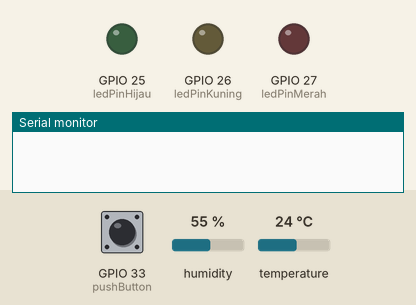
A sketch run on a simulated ESP32. Parts: output pins drawn as LEDs (lit = HIGH), the last lines printed to the serial monitor. The inputs (shaded band) are chosen by the test bench; at power-on: GPIO 33 (pushButton) LOW, humidity 55 %, temperature 24 °C.

Above: at 1.2 s.
1.3 s: GPIO 33 (pushButton) pulled HIGH for 0.15 s
At 13.1 s:
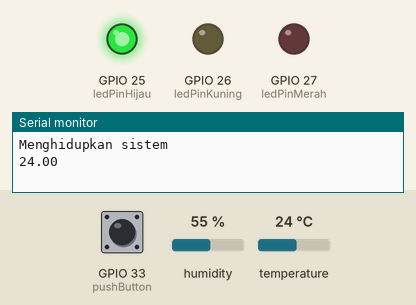
Timing chart, 0 to 13.8 s (numbered marks = the images above; inputs shaded):
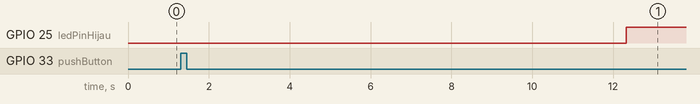

The sketch:

sketch_oct25a.ino
```cpp
#include <Adafruit_Sensor.h>
#include <DHT.h>
#include <DHT_U.h>

const int pushButton = 33; //pin push button
const int ledPinMerah =  27;// pin LED merah
const int ledPinKuning =  26;// pin LED kuning
const int ledPinHijau =  25;// pin LED hijau

const int dhtPin = 4; //pin DHT11
#define DHTTYPE DHT11 //tipe DHT sensors
DHT dht (dhtPin, DHTTYPE) ;
bool hidup = false;

// the setup routine runs once when you press reset:
void setup() {
  Serial.begin(9600);
  pinMode(pushButton, INPUT);
  pinMode(ledPinMerah, OUTPUT);
  pinMode(ledPinKuning, OUTPUT);
  pinMode(ledPinHijau, OUTPUT);
  dht.begin();
}

// the loop routine runs over and over again forever:
void loop() {
  // membaca pin input
  int buttonState = digitalRead(pushButton);
  if(buttonState){
    if(hidup == true){
      digitalWrite(ledPinMerah, LOW);
      digitalWrite(ledPinHijau, LOW);
      digitalWrite(ledPinKuning, LOW);
      hidup = false;
      delay(1000);
      Serial.println("Mematikan sistem");
    }else{
      hidup = true;
      delay(1000);
      Serial.println("Menghidupkan sistem");
    }
  }
  if(hidup){
      delay(10000);
      float temp = dht.readTemperature();
      if (isnan(temp)) {
         Serial.println(F("Gagal membaca dari DHT sensor!"));
      }else{
         Serial.println(temp);
      }
      if(temp < 35.0){ //suhu < 35
        digitalWrite(ledPinMerah, LOW);
        digitalWrite(ledPinKuning, LOW);
        digitalWrite(ledPinHijau, HIGH);
      }else if(temp >= 35.0 && temp <= 50){ // suhu 35 - 50
        digitalWrite(ledPinMerah, LOW);
        digitalWrite(ledPinKuning, HIGH);
        digitalWrite(ledPinHijau, HIGH);
      }else if(temp > 50){ //suhu > 50
        digitalWrite(ledPinMerah, HIGH);
        digitalWrite(ledPinKuning, HIGH);
        digitalWrite(ledPinHijau, HIGH);
      }
   }
}
```

Measured:
- after the input at 1.3 s, GPIO 25 (ledPinHijau): LOW → HIGH after 11.0 s
